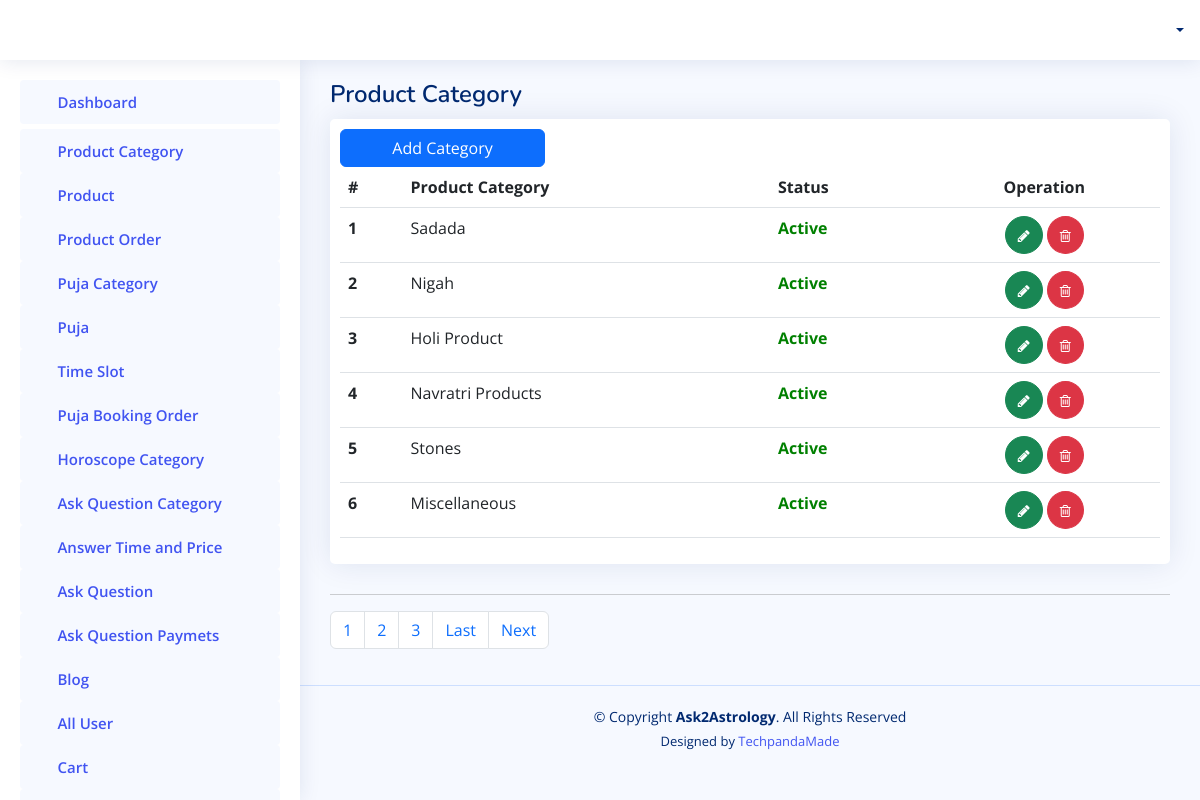
The page /admin-panel/getcategory/ on the database its author committed.
### adminapp/models.py (models this page shows, shortened)
class CategoryOfProduct(models.Model):
    catprod = models.CharField(max_length=200, null=True)
    active_status = models.BooleanField(default=True)

### adminapp/views.py (the view)
# urls.py: path('getcategory/',views.GetAllCategoryOfProduct),
def GetAllCategoryOfProduct(request):
    users = CategoryOfProduct.objects.all().order_by('-id')
    paginator = Paginator(users, 6)
    page_number = request.GET.get('page')
    all_lead = paginator.get_page(page_number)
    totalpage = all_lead.paginator.num_pages
    context = {
        'all_lead':all_lead,
        'lastpage':totalpage,
        'totalPagelist':[n+1 for n in range(totalpage)],
        'users':users
    }
    return render(request, "admintemp/productcategory.html", context)

### templates/admintemp/productcategory.html (shortened to what this page needs)
{% extends 'admintemp/index.html' %}
{% load static %}
  {% block content %}
  <main id="main" class="main">
   <div class="pagetitle">
      <h1>Product Category</h1>
    </div>
    <section class="section">
      <div class="row">
        <div class="col-lg-12">
          <div class="card">
            <div class="card-body" style="padding:10px;">
              <a href="/admin-panel/addcategory/"><button type="submit" class="btn btn-primary col-md-3">Add Category</button></a>
              <table class="table">
                <thead>
                  <tr>
                    <th scope="col">#</th>
                    <th scope="col">Product Category</th>
                    <th scope="col">Status</th>
                    <th scope="col" style="text-align: center;">Operation</th>
                  </tr>
                </thead>
                <tbody>
                  {% for ky in all_lead %}
                  <tr>
                    <th scope="row">{{forloop.counter}}</th>
                    <td style="text-transform: capitalize;">{{ ky.catprod }}</td>
                    <td>
                        {% if ky.active_status == True %}
                        <span style="color:green;font-weight:bold;">Active</a>
                        {% elif ky.active_status == False %}
                        <span style="color:red;font-weight:bold;">Inactive</a>
                        {% endif %}
                        </td>
                    <td style="text-align: center;">
                      <a class="btn btn-success" style="border-radius:50%;" href="{% url 'speciality' id=ky.id %}"> <i class="fa fa-pencil" style="font-size: 14px;"> </i> </a>
                      <label for="confirmation-checkbox"><span class="btn btn-danger" style="border-radius:50%;" ><i class="fa fa-trash-o" style="font-size: 14px;"></i></span></label>
                    </td>
                    </tr>
                  {% endfor %}
                </tbody>
              </table>
            </div>
          </div>
              <hr>
                <nav aria-label="Page navigation example">
                    <ul class="pagination">
                    {% for n in totalPagelist %}
                      <li class="page-item">
                        <a class="page-link" href="/admin-panel/getcategory/?page={{n}}">{{n}}</a>
                    </li>
                    {% endfor %}
                    {% if all_lead.has_next %}
                    <li class="page-item">
                        <a class="page-link" href="/admin-panel/getcategory/?page={{ lastpage }}">Last</a>
                    </li>
                      <li class="page-item">
                        <a class="page-link" href="/admin-panel/getcategory/?page={{ all_lead.next_page_number }}">Next</a>
                    </li>
                    {% endif %}
                    </ul>
                  </nav>
      </div>
    </section>
  </main>
  {% endblock content %}

### static/assets2/css/style.css (style rules this page uses)
:root { scroll-behavior: smooth; }
body { font-family: "Open Sans", sans-serif; background: #f6f9ff; color: #444444; }
a { color: #4154f1; text-decoration: none; }
h1, h2, h3, h4, h5, h6 { font-family: "Nunito", sans-serif; }
#main { margin-top: 60px; padding: 20px 30px; transition: all 0.3s; }
.pagetitle { margin-bottom: 10px; }
.pagetitle h1 { font-size: 24px; margin-bottom: 0; font-weight: 600; color: #012970; }
.card { margin-bottom: 30px; border: none; border-radius: 5px; box-shadow: 0px 0 30px rgba(1, 41, 112, 0.1); }
.card-body { padding: 0 20px 20px 2 0px; }
@media (min-width: 1200px) { #main, #footer { margin-left: 300px; } }

### rows shown on the page
CategoryOfProduct: catprod "Sadada", active_status "Active"
CategoryOfProduct: catprod "Nigah", active_status "Active"
CategoryOfProduct: catprod "Holi Product", active_status "Active"
CategoryOfProduct: catprod "Navratri Products", active_status "Active"
CategoryOfProduct: catprod "Stones", active_status "Active"
CategoryOfProduct: catprod "Miscellaneous", active_status "Active"

### other values the page prints
{{ n }} "1" "2" "3"
